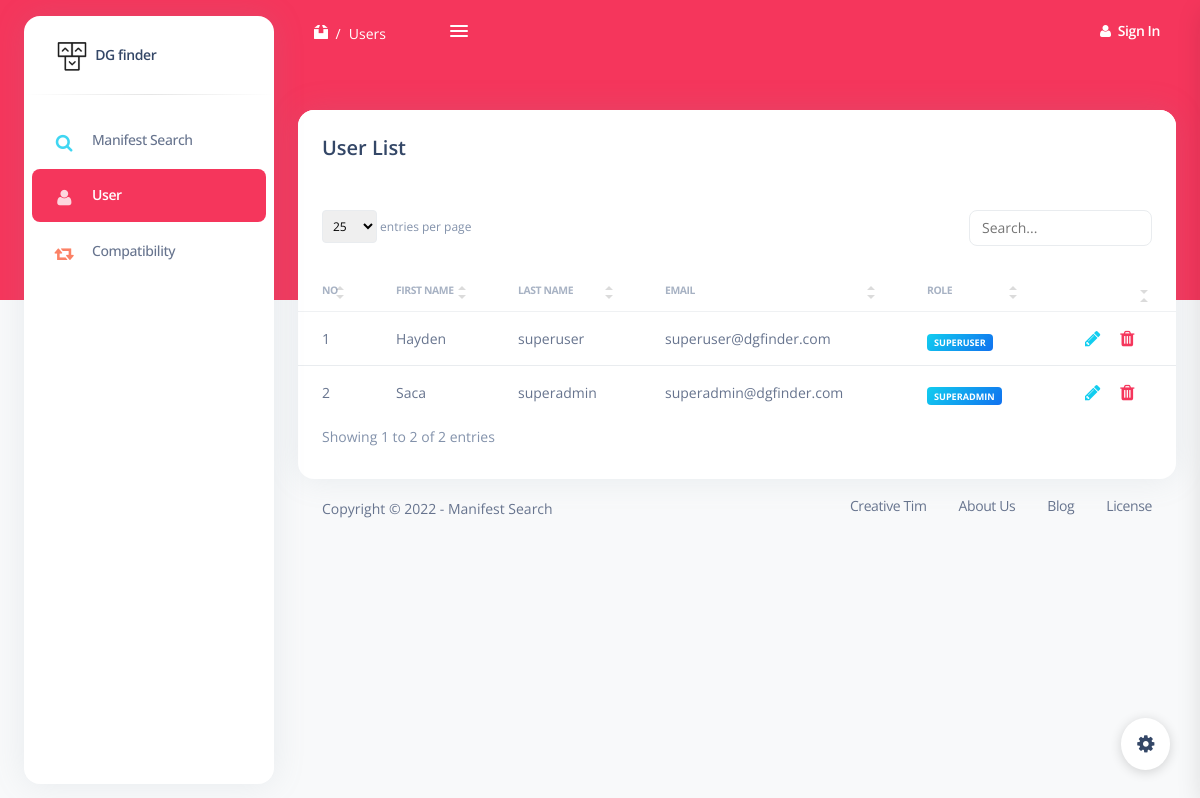
Screenshot of /user.php with the database file from the repository.
### tables this page shows
CREATE TABLE `users`  (
  `users_id` int(11) NOT NULL AUTO_INCREMENT,
  `first_name` varchar(45) NOT NULL,
  `last_name` varchar(45) NOT NULL,
  `email` varchar(45) NOT NULL,
  `password` varchar(64) NOT NULL,
  `role` int(2) NULL DEFAULT NULL,
  `contact` varchar(255) NULL DEFAULT NULL,
  `created_at` timestamp(0) NOT NULL DEFAULT current_timestamp(0),
  `updated_at` timestamp(0) NULL DEFAULT NULL,
  PRIMARY KEY (`users_id`) USING BTREE,
  UNIQUE INDEX `email_UNIQUE`(`email`) USING BTREE
);

### user.php (the view, shortened to what this page needs)
<?php
  include 'config.php';
  $role_arr = ['user', 'superuser', 'superadmin'];
  $users_query = "select * from users";
  $users = $conn->query($users_query);
?>
<!DOCTYPE html>
<html>
<head>
  <link href="assets/css/nucleo-icons.css" rel="stylesheet" />
  <link href="assets/css/nucleo-svg.css" rel="stylesheet" />
  <link href="assets/fonts/font-awesome/css/font-awesome.min.css" rel="stylesheet" />
  <link id="pagestyle" href="assets/css/argon-dashboard.css?v=2.0.1" rel="stylesheet" />
  <link rel="stylesheet" href="assets/custom.css">
</head>
<body class="g-sidenav-show bg-gray-100">
  <aside
    class="sidenav bg-white navbar navbar-vertical navbar-expand-xs border-0 border-radius-xl my-3 fixed-start ms-4"
    id="sidenav-main" data-color="danger">
    <div class="sidenav-header">
      <a class="navbar-brand m-0"
        href=" https://demos.creative-tim.com/argon-dashboard-pro/pages/dashboards/default.html " target="_blank">
        <img src="assets/img/logo-ct-dark.png" class="navbar-brand-img h-100" alt="main_logo">
        <span class="ms-1 font-weight-bold">DG finder</span>
      </a>
    </div>
    <hr class="horizontal dark mt-0">
    <div class="collapse navbar-collapse  w-auto h-auto" id="sidenav-collapse-main">
      <ul class="navbar-nav">
        <li class="nav-item">
          <a class="nav-link" href="home.php">
            <div class="icon icon-shape icon-sm text-center  me-2 d-flex align-items-center justify-content-center">
              <i class="fa fa-search text-lg text-info"></i>
            </div>
            <span class="nav-link-text ms-1">Manifest Search</span>
          </a>
        </li>
        <li class="nav-item">
          <a class="nav-link active" href="user.php">
            <div class="icon icon-shape icon-sm text-center  me-2 d-flex align-items-center justify-content-center">
              <i class="fa fa-user text-success text-lg"></i>
            </div>
            <span class="nav-link-text ms-1">User</span>
          </a>
        </li>
        <li class="nav-item">
          <a class="nav-link" href="compatibility.php">
            <div class="icon icon-shape icon-sm text-center  me-2 d-flex align-items-center justify-content-center">
              <i class="fa fa-retweet text-warning text-lg"></i>
            </div>
            <span class="nav-link-text ms-1">Compatibility</span>
          </a>
        </li>
      </ul>
    </div>
  </aside>
  <main class="main-content position-relative border-radius-lg">
    <nav class="navbar navbar-main navbar-expand-lg  px-0 mx-4 shadow-none border-radius-xl z-index-sticky "
      id="navbarBlur" data-scroll="false">
      <div class="container-fluid py-1 px-3">
        <nav aria-label="breadcrumb">
          <ol class="breadcrumb bg-transparent mb-0 pb-0 pt-1 px-0 me-sm-6 me-5">
            <li class="breadcrumb-item text-sm">
              <a class="text-white" href="javascript:;">
                <i class="ni ni-box-2"></i>
              </a>
            </li>
            <li class="breadcrumb-item text-sm text-white active" aria-current="page">Users</li>
          </ol>
        </nav>
        <div class="sidenav-toggler sidenav-toggler-inner d-xl-block d-none ">
          <a href="javascript:;" class="nav-link p-0">
            <div class="sidenav-toggler-inner">
              <i class="sidenav-toggler-line bg-white"></i>
              <i class="sidenav-toggler-line bg-white"></i>
              <i class="sidenav-toggler-line bg-white"></i>
            </div>
          </a>
        </div>
        <div class="collapse navbar-collapse mt-sm-0 mt-2 me-md-0 me-sm-4" id="navbar">
          <ul class="navbar-nav  justify-content-end">
            <?php
            if(!isset($_SESSION["email"])) {
          ?>
            <li class="nav-item d-flex align-items-center">
              <a href="javascript:void(0);" class="nav-link text-white font-weight-bold px-0">
                <i class="fa fa-user me-sm-1"></i>
                <span class="d-sm-inline d-none">Sign In</span>
              </a>
            </li>
            <?php
            }
          ?>
          </ul>
        </div>
      </div>
    </nav>
    <div class="container-fluid py-4">
      <div class="row mt-4">
        <div class="col-12">
          <div class="card">
            <div class="card-header">
              <h5 class="mb-0">User List</h5>
            </div>
            <div class="table-responsive">
              <table class="table table-flush" id="datatable-search">
                <thead class="thead-light">
                  <tr>
                    <th>No</th>
                    <th>First Name</th>
                    <th>Last Name</th>
                    <th>Email</th>
                    <th>Role</th>
                    <th></th>
                  </tr>
                </thead>
                <tbody>
                  <?php
            $no = 0;
            while($user = $users->fetch_assoc()) {
              $no++;
            ?>
                  <tr>
                    <td class="text-sm font-weight-normal"><?= $no ?></td>
                    <td class="text-sm font-weight-normal"><?= $user["first_name"] ?></td>
                    <td class="text-sm font-weight-normal"><?= $user["last_name"] ?></td>
                    <td class="text-sm font-weight-normal"><?= $user["email"] ?></td>
                    <td class="text-sm font-weight-normal"><span
                        class="mt-2 badge badge-sm bg-gradient-info"><?= $role_arr[$user["role"]] ?></span></td>
                    <td class="text-lg">
                      <a href="javascript:;" class="mx-3 text-info">
                        <i class="fa fa-pencil"></i>
                      </a>
                      <a href="javascript:;" class="text-danger">
                        <i class="fa fa-trash"></i>
                      </a>
                    </td>
                  </tr>
                  <?php
            }
            ?>
                </tbody>
              </table>
            </div>
          </div>
        </div>
      </div>
      <footer class="footer pt-3  ">
        <div class="container-fluid">
          <div class="row align-items-center justify-content-lg-between">
            <div class="col-lg-6 mb-lg-0 mb-4">
              <div class="copyright text-center text-sm text-muted text-lg-start">
                Copyright © 2022 - Manifest Search
              </div>
            </div>
            <div class="col-lg-6">
              <ul class="nav nav-footer justify-content-center justify-content-lg-end">
                <li class="nav-item">
                  <a href="https://www.creative-tim.com" class="nav-link text-muted" target="_blank">Creative Tim</a>
                </li>
                <li class="nav-item">
                  <a href="https://www.creative-tim.com/presentation" class="nav-link text-muted" target="_blank">About
                    Us</a>
                </li>
                <li class="nav-item">
                  <a href="https://www.creative-tim.com/blog" class="nav-link text-muted" target="_blank">Blog</a>
                </li>
                <li class="nav-item">
                  <a href="https://www.creative-tim.com/license" class="nav-link pe-0 text-muted"
                    target="_blank">License</a>
                </li>
              </ul>
            </div>
          </div>
        </div>
      </footer>
    </div>
  </main>
  <div class="fixed-plugin">
    <a class="fixed-plugin-button text-dark position-fixed px-3 py-2">
      <i class="fa fa-cog py-2"> </i>
    </a>
  </div>
</body>
</html>

### assets/css/nucleo-svg.css (style rules this page uses)
.icon { display: inline-block; color: #111111; height: 1em; width: 1em; }
.icon-sm { height: 0.8em; width: 0.8em; }
.icon { fill: currentColor; stroke: none; }

### assets/custom.css (style rules this page uses)
html { height: 100%; }

### rows the page displays
users: first_name "Hayden", last_name "superuser", email "superuser@dgfinder.com", role "SUPERUSER"
users: first_name "Saca", last_name "superadmin", email "superadmin@dgfinder.com", role "SUPERADMIN"
